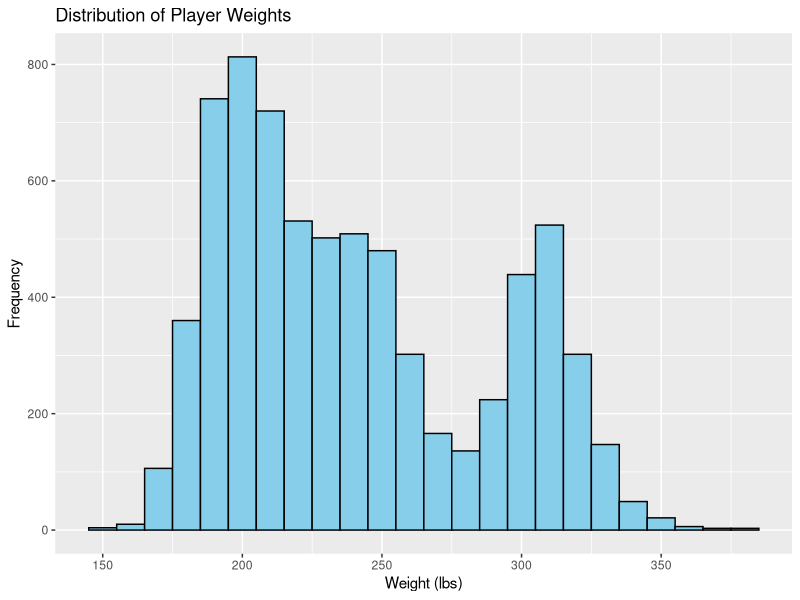
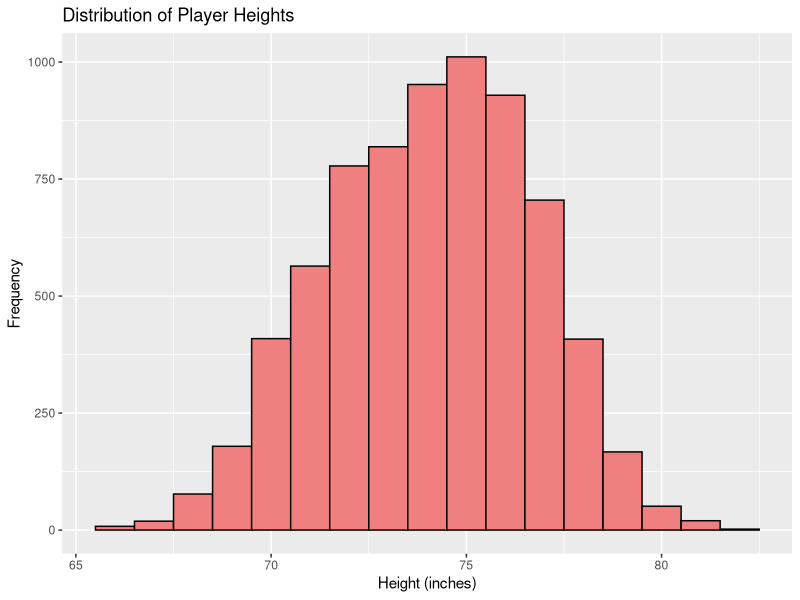
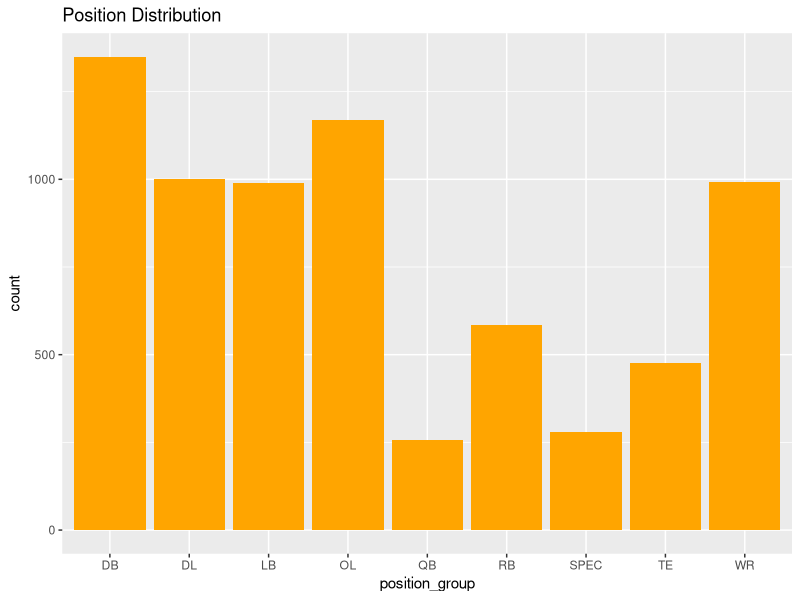
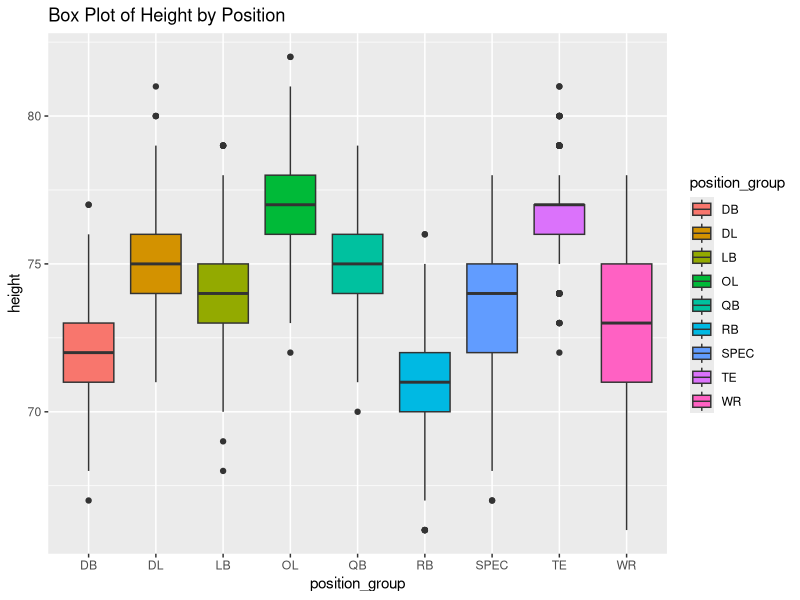
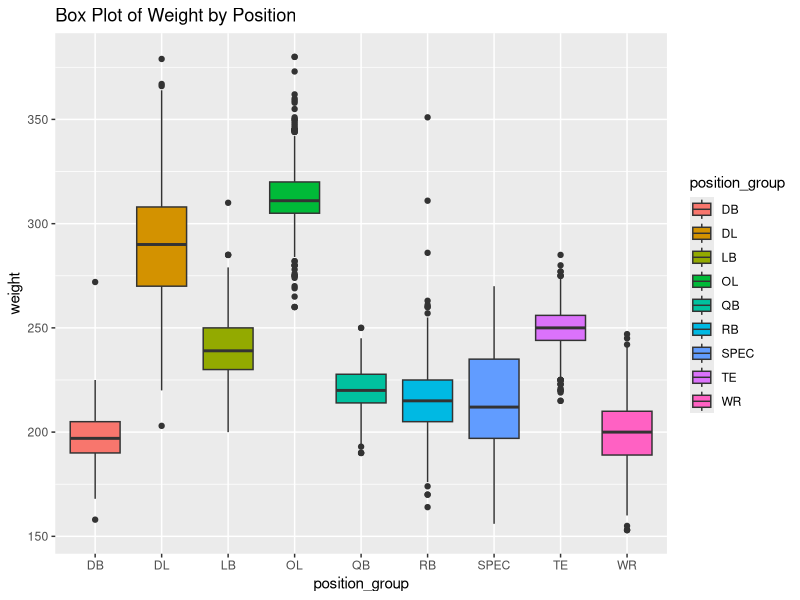
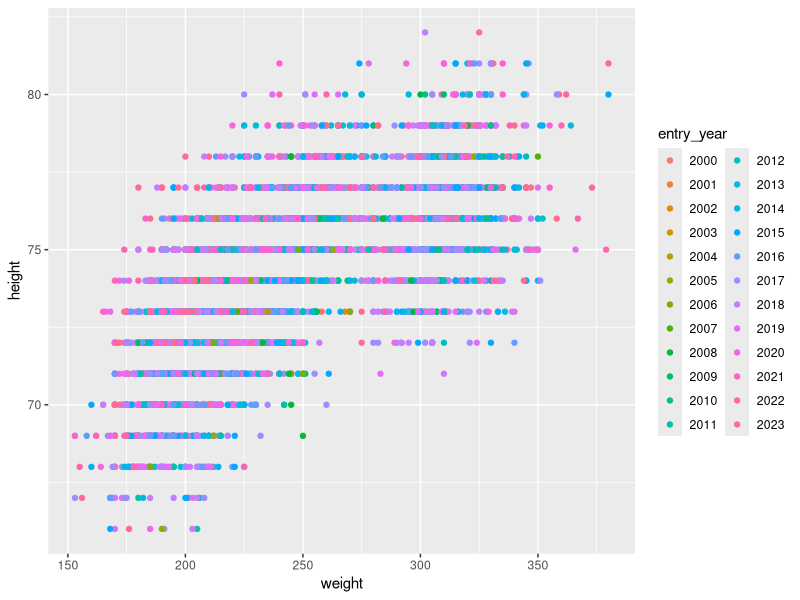
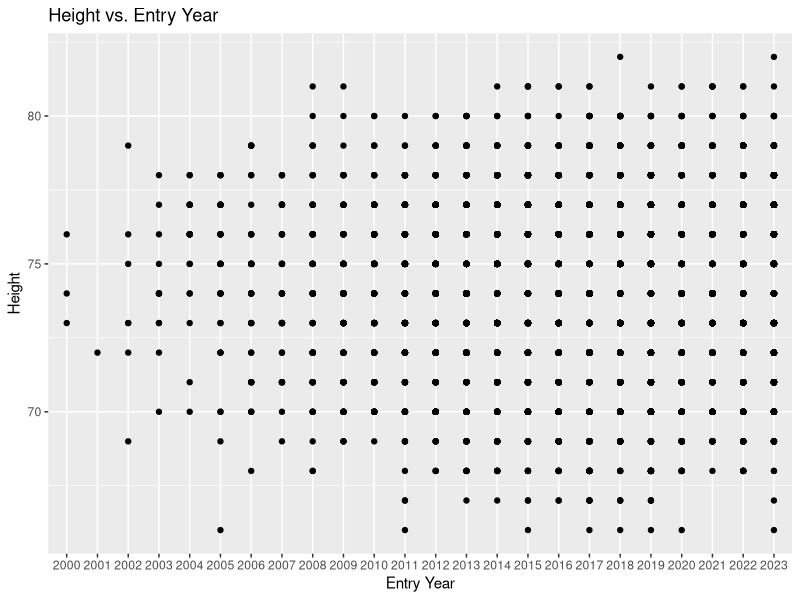
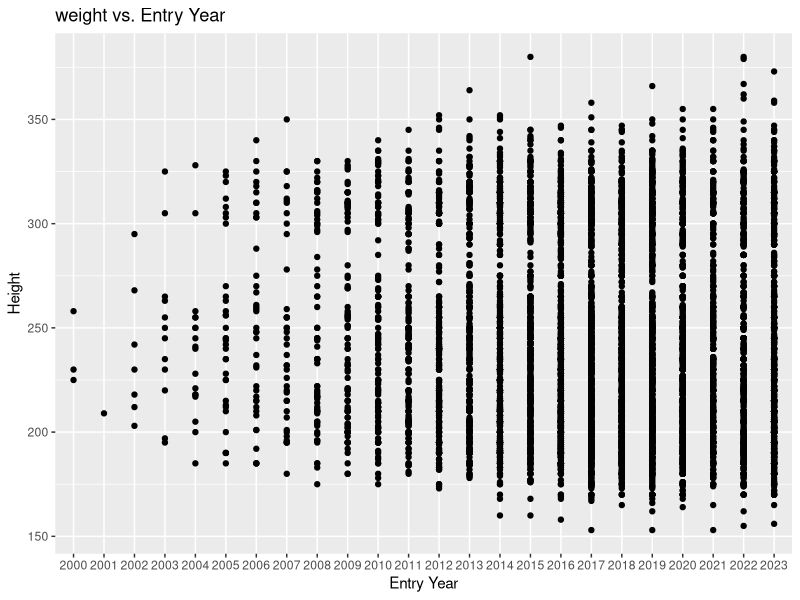

R code for these plots, in order:


nfl_players_clean=read.csv("dataset/nfl_players_clean.csv")
nfl_players_clean$position_group = as.factor(nfl_players_clean$position_group)
nfl_players_clean$position = as.factor(nfl_players_clean$position)
nfl_players_clean$team_abbr = as.factor(nfl_players_clean$team_abbr)
nfl_players_clean$entry_year = as.factor(nfl_players_clean$entry_year)
head(nfl_players_clean)
summary(nfl_players_clean)

library(ggplot2)



# Create a histogram for the "Weight" variable
histw<-ggplot(nfl_players_clean, aes(x = weight)) +
  geom_histogram(binwidth = 10, fill = "skyblue", color = "black") +
  labs(title = "Distribution of Player Weights", x = "Weight (lbs)", y = "Frequency")
print(histw)


# Create a histogram for the "Height" variable
histh<-ggplot(nfl_players_clean, aes(x = height)) +
  geom_histogram(binwidth = 1, fill = "lightcoral", color = "black") +
  labs(title = "Distribution of Player Heights", x = "Height (inches)", y = "Frequency")
print(histh)


#create a bar plot for player positions
gg1<-ggplot(nfl_players_clean, aes(x = position_group)) +
  geom_bar(fill = "orange") +
  labs(title = "Position Distribution")
print(gg1)


# Create box plots for height by position
boxh<-ggplot(nfl_players_clean, aes(x = position_group, y = height, fill = position_group)) +
  geom_boxplot() +
  labs(title = "Box Plot of Height by Position")
print(boxh)


# Create box plots for weight by position
boxw<-ggplot(nfl_players_clean, aes(x = position_group, y = weight, fill = position_group)) +
  geom_boxplot() +
  labs(title = "Box Plot of Weight by Position")
print(boxw)

#scatter plot for height,weight and entry year
sca1<-ggplot(nfl_players_clean, aes(x = weight, y = height, color = entry_year)) +
geom_point()
print(sca1)

#scatter plot for height and entry year
sca2<-ggplot(nfl_players_clean, aes(x = entry_year, y = height)) +
  geom_point() +
  labs(x = "Entry Year", y = "Height") +
  ggtitle("Height vs. Entry Year")
print(sca2)



#scatter plot for weight and entry year
sca3<-ggplot(nfl_players_clean, aes(x = entry_year, y = weight)) +
  geom_point() +
  labs(x = "Entry Year", y = "Height") +
  ggtitle("weight vs. Entry Year")
print(sca3)

  library(dplyr)
#Bar plot for average height per year
avgh<-data_summary <- nfl_players_clean %>%
    group_by(entry_year) %>%
    summarize(mean_height = mean(height))
  
print(ggplot(data_summary, aes(x = factor(entry_year), y = mean_height)) +
    geom_bar(stat = "identity", fill = "blue") +
    labs(x = "Entry Year", y = "Mean Height") +
    ggtitle("Mean Height per Entry Year"))
  
print(avgh)

  #Bar plot for average weight per year
avgw<- data_summary <- nfl_players_clean %>%
    group_by(entry_year) %>%
    summarize(mean_weight = mean(weight))
  
print(ggplot(data_summary, aes(x = factor(entry_year), y = mean_weight)) +
    geom_bar(stat = "identity", fill = "red") +
    labs(x = "Entry Year", y = "Mean Height") +
    ggtitle("Mean weight per Entry Year"))
print(avgw)
  










